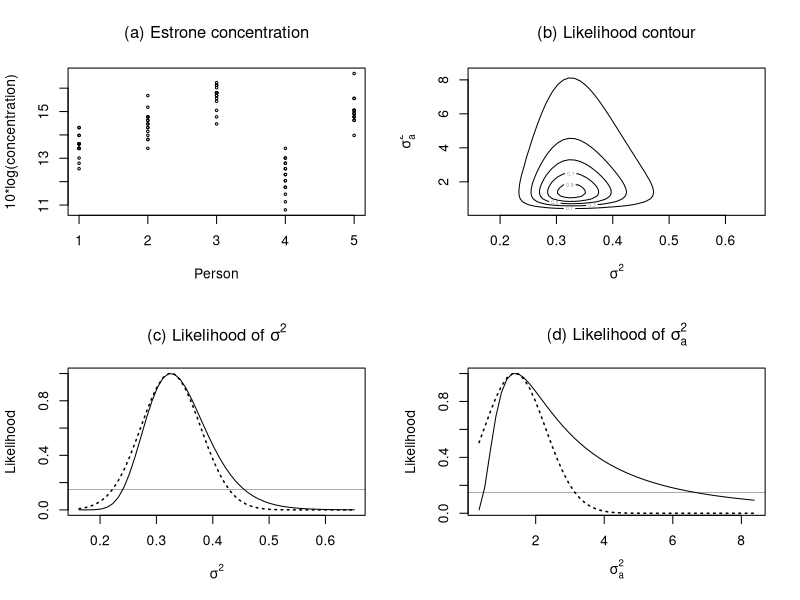

R code for this plot:
# Figure 9.7
# oneway random effects from Amstat aug 96: page 226

y<- matrix(scan('random.dat'),ncol=5,byrow=T)
  y<- c(y); 
  y<- 10*log10(y)
  x<- rep(c(1:5),rep(16,5))
  
par(mfrow=c(2,2))
plot(x,y,xlab='Person',ylab='10*log(concentration)',type='n')
  points(x,y,cex=.4)
  title(expression('(a) Estrone concentration'))

m<- 5
n<- 16
SST<- sum((y-mean(y))^2)  # 137.672 
xlm<- lm(y~ factor(x))    
  SSE<- sum(xlm$res^2)    #  24.40768  with df=75
  SSA<- SST- SSE

se <- SSE/(m*(n-1))       # 0.325
sa <- (SSA/m - se)/n      # 1.395

np<- 50
ssa <- seq(sa/4,sa*6,len=np)
sse <- seq(se/2,se*2,len=np)

fun1 <- function(sa,se){ # -2*log-likelihood
    m*((n-1)*log(se)+log(se+n*sa)) + SSE/se + SSA/(se+n*sa)
    }
loglik1 <- outer(ssa,sse,'fun1')
  loglik1 <- -loglik1/2
  loglik1 <- loglik1- max(loglik1)
  lik1 <- exp(loglik1)
  lik1 <- matrix(lik1,np,byrow=T)
contour(sse,ssa,lik1,level=seq(.1,1,by=.2),labcex=0.3,
        xlab=expression(sigma^2),
        ylab=expression(sigma[a]^2))
  title(expression('(b) Likelihood contour'))

# PRofile
likse <- apply(lik1,1,max)
  likse <- likse/max(likse)  # normalize to max=one
plot(sse,likse,type='l',xlab=expression(sigma^2), 
     ylab='Likelihood')
  title(expression(paste('(c) Likelihood of ',sigma^2)))

# normal approx
  sd <- .053
  nlike <- dnorm(sse,se,sd)
  nlike<- nlike/max(nlike)
  lines(sse,nlike,lty='dotted',lwd=1.5)
  abline(h=.15*max(likse),lwd=.3)
  print(range(sse[likse>.15*max(likse)]))

# Profile likelihood
liksa <- apply(lik1,2,max)
  liksa <- liksa/sum(liksa)/(ssa[2]-ssa[1])
  liksa <- liksa/max(liksa)
plot(ssa,liksa,type='l',
    xlab=expression(sigma[a]^2),
    ylab='Likelihood')
  title(expression(paste('(d) Likelihood of ',sigma[a]^2)))
  abline(h=.15*max(liksa),lwd=.3)
  print(range(ssa[liksa>.15*max(liksa)]))
  print(sum(liksa[liksa>.15*max(liksa)]*(ssa[2]-ssa[1])))

# normal approx
  sd <- .895
  nlike <- dnorm(ssa,sa,sd)
  nlike <- nlike/max(nlike)
  lines(ssa,nlike,lty='dotted',lwd=1.52)

# Fisher information and covariance matrix:
mse<- SSE/m/(n-1)
msa<- SSA/m
ii<- matrix(0,2,2)
  ii[1,1] <- m*(n-1)/2/mse^2 + m/2/msa^2
  ii[1,2]  <- m*n/2/msa^2
  ii[2,1] <- ii[1,2]
  ii[2,2] <- m*n^2/2/msa^2
print(ii)
print(solve(ii))
cat('Standard errors=',sqrt(diag(solve(ii))),'\n')


